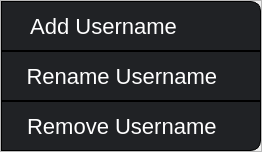
                  <widget class="QFrame" name="temacc">
                   <property name="maximumSize">
                    <size>
                     <width>16777215</width>
                     <height>150</height>
                    </size>
                   </property>
                   <property name="styleSheet">
                    <string notr="true">outline:none;</string>
                   </property>
                   <property name="frameShape">
                    <enum>QFrame::StyledPanel</enum>
                   </property>
                   <property name="frameShadow">
                    <enum>QFrame::Raised</enum>
                   </property>
                   <layout class="QVBoxLayout" name="verticalLayout_6">
                    <property name="spacing">
                     <number>0</number>
                    </property>
                    <property name="leftMargin">
                     <number>0</number>
                    </property>
                    <property name="topMargin">
                     <number>0</number>
                    </property>
                    <property name="rightMargin">
                     <number>0</number>
                    </property>
                    <property name="bottomMargin">
                     <number>0</number>
                    </property>
                    <item>
                     <widget class="QPushButton" name="addTAcc">
                      <property name="sizePolicy">
                       <sizepolicy hsizetype="Preferred" vsizetype="Preferred">
                        <horstretch>0</horstretch>
                        <verstretch>0</verstretch>
                       </sizepolicy>
                      </property>
                      <property name="minimumSize">
                       <size>
                        <width>260</width>
                        <height>50</height>
                       </size>
                      </property>
                      <property name="maximumSize">
                       <size>
                        <width>260</width>
                        <height>50</height>
                       </size>
                      </property>
                      <property name="cursor">
                       <cursorShape>PointingHandCursor</cursorShape>
                      </property>
                      <property name="layoutDirection">
                       <enum>Qt::LeftToRight</enum>
                      </property>
                      <property name="autoFillBackground">
                       <bool>false</bool>
                      </property>
                      <property name="styleSheet">
                       <string notr="true">QPushButton {
font:22px;
color:white;
border-radius:0px;
background-color:rgb(32, 34, 37);
border: 1px solid black;
border-top-left-radius:0px;
border-top-right-radius:10px;
border-bottom-left-radius:0px;
border-bottom-right-radius:0px;
}
QPushButton:hover {
background-color:green;
border-width: 4px;
}</string>
                      </property>
                      <property name="text">
                       <string>Add Username         </string>
                      </property>
                      <property name="icon">
                       <iconset resource="../qtrf.qrc">
                        <normaloff>:/icon/assets/icon/add-square-button2.png</normaloff>:/icon/assets/icon/add-square-button2.png</iconset>
                      </property>
                      <property name="iconSize">
                       <size>
                        <width>35</width>
                        <height>35</height>
                       </size>
                      </property>
                     </widget>
                    </item>
                    <item>
                     <widget class="QPushButton" name="renameTAcc">
                      <property name="sizePolicy">
                       <sizepolicy hsizetype="Preferred" vsizetype="Preferred">
                        <horstretch>0</horstretch>
                        <verstretch>0</verstretch>
                       </sizepolicy>
                      </property>
                      <property name="minimumSize">
                       <size>
                        <width>260</width>
                        <height>50</height>
                       </size>
                      </property>
                      <property name="maximumSize">
                       <size>
                        <width>260</width>
                        <height>50</height>
                       </size>
                      </property>
                      <property name="cursor">
                       <cursorShape>PointingHandCursor</cursorShape>
                      </property>
                      <property name="layoutDirection">
                       <enum>Qt::LeftToRight</enum>
                      </property>
                      <property name="autoFillBackground">
                       <bool>false</bool>
                      </property>
                      <property name="styleSheet">
                       <string notr="true">QPushButton {
font:22px;
color:white;
border-radius:0px;
background-color:rgb(32, 34, 37);
border:1px solid black;
}
QPushButton:hover {
background-color:green;
border-width: 4px;
}</string>
                      </property>
                      <property name="text">
                       <string>Rename Username   </string>
                      </property>
                      <property name="icon">
                       <iconset resource="../qtrf.qrc">
                        <normaloff>:/icon/assets/icon/img_120423 (1).png</normaloff>:/icon/assets/icon/img_120423 (1).png</iconset>
                      </property>
                      <property name="iconSize">
                       <size>
                        <width>35</width>
                        <height>35</height>
                       </size>
                      </property>
                     </widget>
                    </item>
                    <item>
                     <widget class="QPushButton" name="removeTAcc">
                      <property name="sizePolicy">
                       <sizepolicy hsizetype="Preferred" vsizetype="Preferred">
                        <horstretch>0</horstretch>
                        <verstretch>0</verstretch>
                       </sizepolicy>
                      </property>
                      <property name="minimumSize">
                       <size>
                        <width>260</width>
                        <height>50</height>
                       </size>
                      </property>
                      <property name="maximumSize">
                       <size>
                        <width>260</width>
                        <height>50</height>
                       </size>
                      </property>
                      <property name="cursor">
                       <cursorShape>PointingHandCursor</cursorShape>
                      </property>
                      <property name="layoutDirection">
                       <enum>Qt::LeftToRight</enum>
                      </property>
                      <property name="autoFillBackground">
                       <bool>false</bool>
                      </property>
                      <property name="styleSheet">
                       <string notr="true">QPushButton {
font:22px;
color:white;
border-radius:0px;
background-color:rgb(32, 34, 37);
border:1px solid black;
border-top-left-radius:0px;
border-top-right-radius:0px;
border-bottom-left-radius:0px;
border-bottom-right-radius:10px;
}
QPushButton:hover {
background-color:rgb(237, 66, 69);
border-width: 4px;
}</string>
                      </property>
                      <property name="text">
                       <string>Remove Username   </string>
                      </property>
                      <property name="icon">
                       <iconset resource="../qtrf.qrc">
                        <normaloff>:/icon/assets/icon/remove-square-button.png</normaloff>:/icon/assets/icon/remove-square-button.png</iconset>
                      </property>
                      <property name="iconSize">
                       <size>
                        <width>35</width>
                        <height>35</height>
                       </size>
                      </property>
                     </widget>
                    </item>
                   </layout>
                  </widget>
